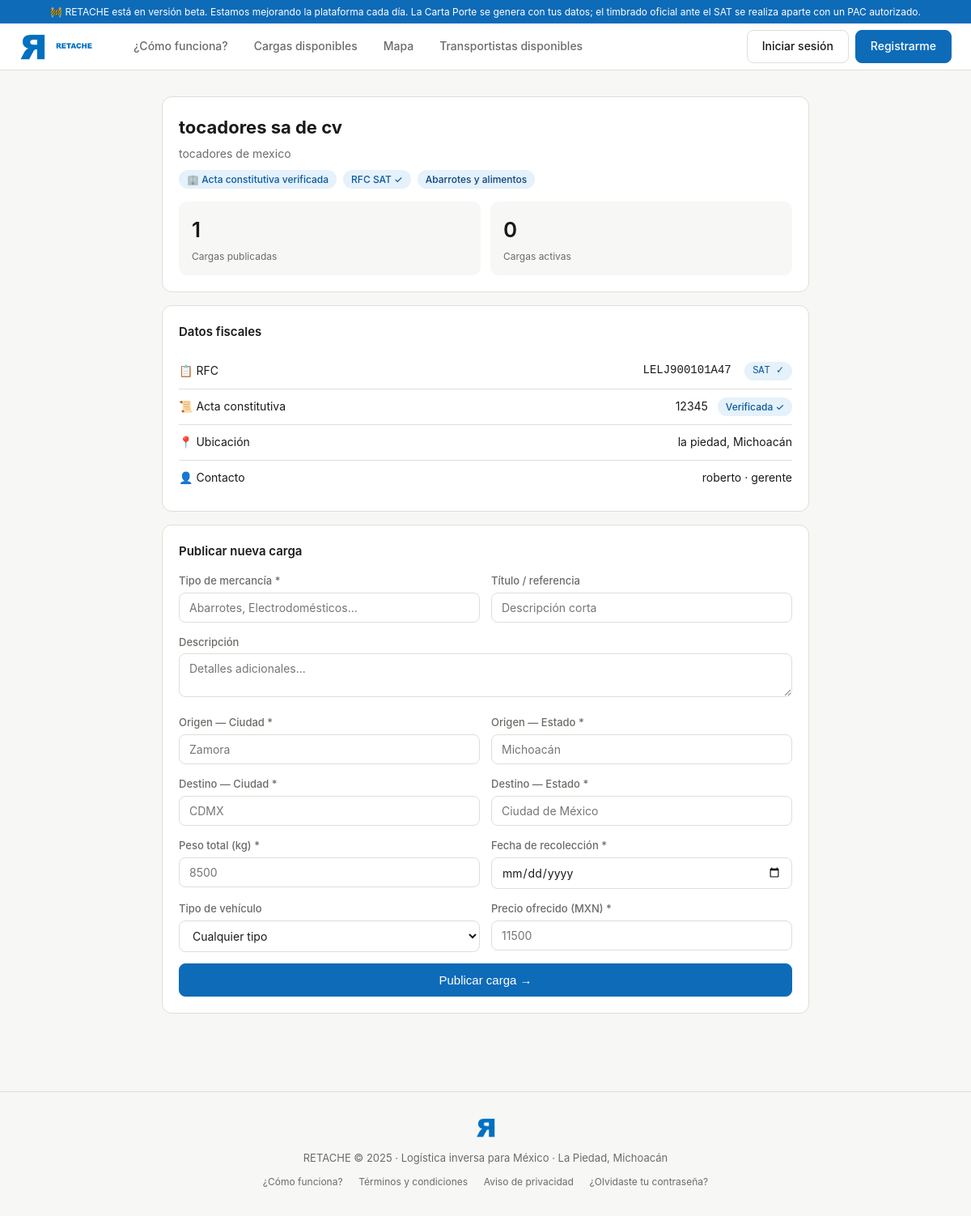
The page /empresas/2 on the database as committed earlier.
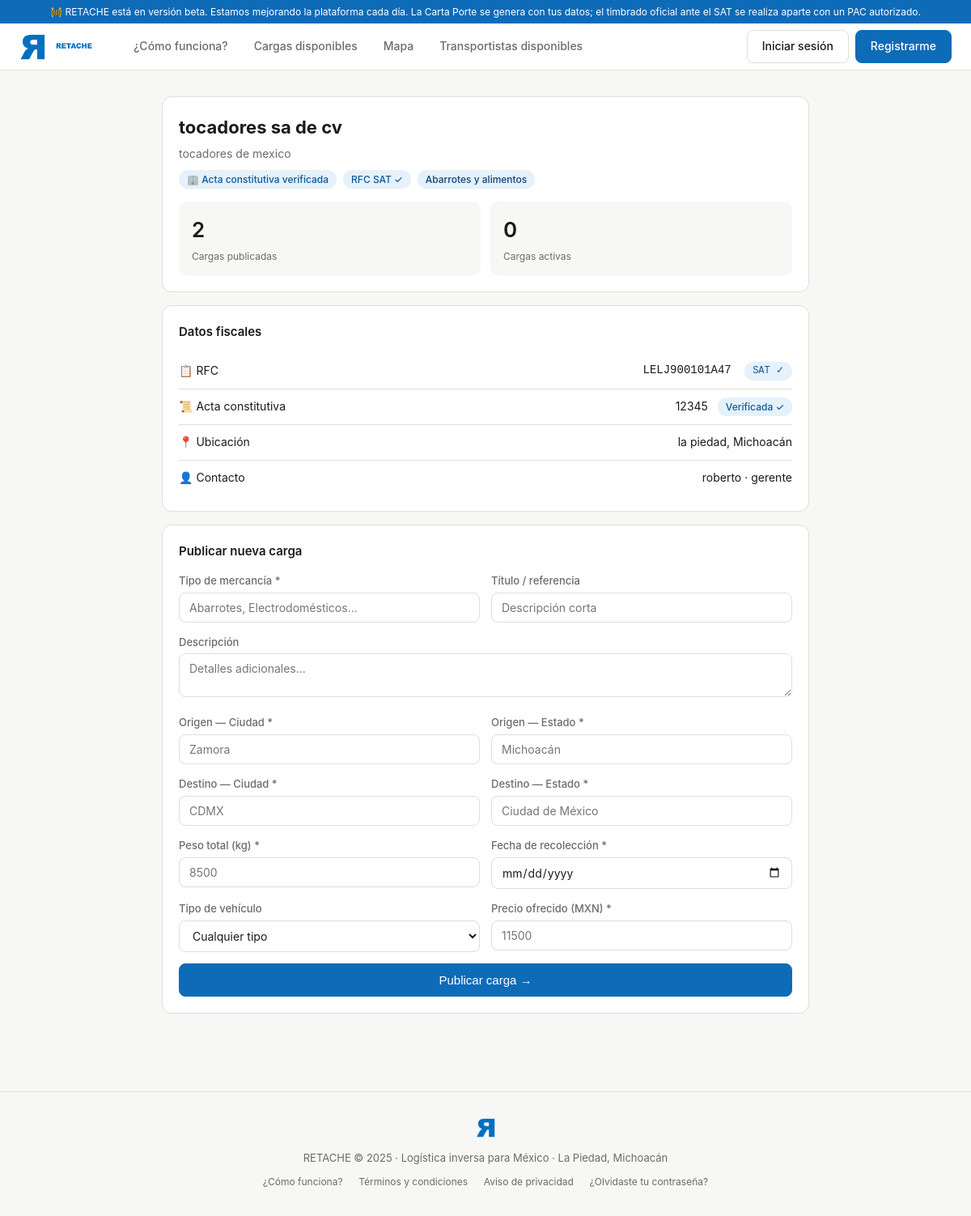
The same page on the database as committed later.
### models.py (models this page shows)
class Empresa(Base):
    __tablename__ = "empresas"
    id = Column(Integer, primary_key=True, index=True)
    razon_social = Column(String(200), nullable=False)
    nombre_comercial = Column(String(200), nullable=True)
    telefono = Column(String(15), nullable=False)
    email = Column(String(120), unique=True, index=True, nullable=False)
    contrasena_hash = Column(String(200), nullable=False)
    rfc = Column(String(13), unique=True, index=True, nullable=False)
    rfc_verificado = Column(Boolean, default=False)
    num_acta_constitutiva = Column(String(100), nullable=True)
    acta_constitutiva_verificada = Column(Boolean, default=False)
    giro = Column(String(100), nullable=True)
    calle = Column(String(200), nullable=True)
    colonia = Column(String(100), nullable=True)
    municipio = Column(String(100), nullable=True)
    estado = Column(String(50), nullable=True)
    cp = Column(String(5), nullable=True)
    nombre_contacto = Column(String(150), nullable=True)
    puesto_contacto = Column(String(100), nullable=True)
    logo_url = Column(String(200), nullable=True)
    calificacion_promedio = Column(Float, default=0.0)
    total_cargas_publicadas = Column(Integer, default=0)
    fecha_registro = Column(DateTime, server_default=func.now())
    activo = Column(Boolean, default=True)
    email_verificado = Column(Boolean, default=False)
    token_verificacion = Column(String(200), nullable=True)
    token_reset_password = Column(String(200), nullable=True)
    token_reset_expira = Column(DateTime, nullable=True)
    cargas_publicadas = relationship("Carga", back_populates="empresa")
    mensajes_enviados = relationship("Mensaje", foreign_keys="Mensaje.remitente_empresa_id", back_populates="remitente_empresa")

### routers/empresas.py (the view)
@router.get("/{empresa_id}", response_class=HTMLResponse)
async def perfil_empresa(
    request: Request, empresa_id: int, db: Session = Depends(get_db)
):
    empresa = db.query(Empresa).filter(Empresa.id == empresa_id).first()
    if not empresa:
        raise HTTPException(status_code=404, detail="Empresa no encontrada")
    cargas_activas = (
        db.query(Carga)
        .filter(
            Carga.empresa_id == empresa_id,
            Carga.estado == EstadoCarga.disponible,
        )
        .order_by(Carga.fecha_publicacion.desc())
        .all()
    )
    return templates.TemplateResponse("perfil_empresa.html", ctx(request,
        empresa=empresa,
        cargas_activas=cargas_activas,
    ))

### templates/perfil_empresa.html (shortened to what the changed rows need)
{% extends "base.html" %}
{% block content %}
<div style="max-width:800px; margin:0 auto;">
  <div class="card" style="margin-bottom:16px;">
    <h1 style="font-size:22px; font-weight:700; margin-bottom:4px;">{{ empresa.razon_social }}</h1>
    {% if empresa.nombre_comercial and empresa.nombre_comercial != empresa.razon_social %}<div style="color:var(--texto-suave); font-size:14px; margin-bottom:8px;">{{ empresa.nombre_comercial }}</div>{% endif %}
    <div style="display:flex; flex-wrap:wrap; gap:8px; margin-bottom:16px;">
      {% if empresa.acta_constitutiva_verificada %}<span class="badge badge-verde">🏢 Acta constitutiva verificada</span>{% else %}<span class="badge badge-amber">⚠️ Verificación pendiente</span>{% endif %}
      {% if empresa.rfc_verificado %}<span class="badge badge-verde">RFC SAT ✓</span>{% endif %}
      {% if empresa.giro %}<span class="badge badge-azul">{{ empresa.giro }}</span>{% endif %}
    </div>
    <div class="stats-grid">
      <div class="stat-card"><div class="stat-num">{{ empresa.total_cargas_publicadas }}</div><div class="stat-label">Cargas publicadas</div></div>
      <div class="stat-card"><div class="stat-num">{{ cargas_activas | length }}</div><div class="stat-label">Cargas activas</div></div>
    </div>
  </div>
  <div class="card" style="margin-bottom:16px;">
    <h2 style="font-size:15px; font-weight:600; margin-bottom:14px;">Datos fiscales</h2>
    <div class="doc-row"><span>📋 RFC</span><span style="font-family:monospace;">{{ empresa.rfc }} {% if empresa.rfc_verificado %}<span class="badge badge-verde" style="margin-left:8px;">SAT ✓</span>{% endif %}</span></div>
    <div class="doc-row"><span>📜 Acta constitutiva</span><span>{{ empresa.num_acta_constitutiva }} {% if empresa.acta_constitutiva_verificada %}<span class="badge badge-verde" style="margin-left:8px;">Verificada ✓</span>{% endif %}</span></div>
    {% if empresa.municipio %}<div class="doc-row"><span>📍 Ubicación</span><span>{{ empresa.municipio }}{% if empresa.estado %}, {{ empresa.estado }}{% endif %}</span></div>{% endif %}
    {% if empresa.nombre_contacto %}<div class="doc-row"><span>👤 Contacto</span><span>{{ empresa.nombre_contacto }}{% if empresa.puesto_contacto %} · {{ empresa.puesto_contacto }}{% endif %}</span></div>{% endif %}
  </div>
  {% if empresa.acta_constitutiva_verificada %}
  <div class="card" style="margin-bottom:16px;">
    <h2 style="font-size:15px; font-weight:600; margin-bottom:14px;">Publicar nueva carga</h2>
  </div>
  {% endif %}
</div>
{% endblock %}

Rows that differ between the two databases and show on the page:
changed Empresa "tocadores sa de cv": total_cargas_publicadas "1" → "2"
